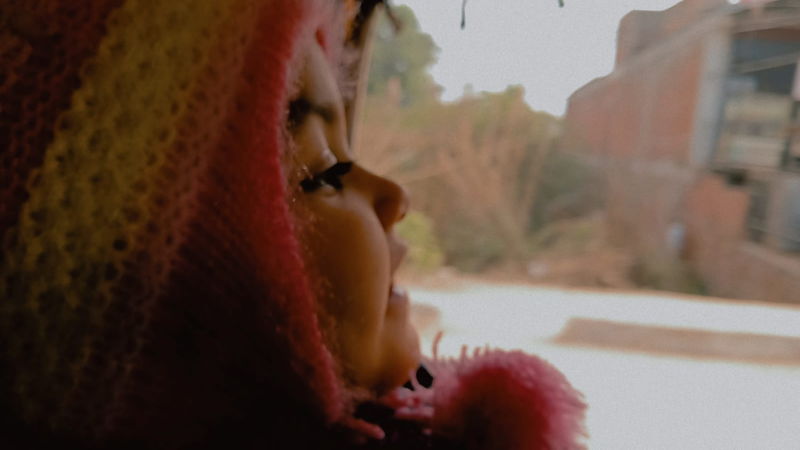
#> input picture selfCreatedHearts/img2.jpg, 1599 x 899 px (shown at 1/2 size)
$ python main.py
#> lines starting #> are read from the running program, lines starting #| are printed output that depends on the picture
#--------------------------------Requirements--------------------------------#
import cv2
import numpy as np
import os
#----------------------------------------------------------------------------#


#---------------------------------Parameters---------------------------------#

img_path = "img2.jpg" #path for the image

saturation_scale = 1.5

heart_template_path = 'assets/heart_small.jpg' #path for heart template
heart_img_size = 40 #px Change when you changed the hearts in assets
hsize_multiple = 1 # Increse this if you wanna Zoom the hearts (not necessary)

factor_pixelation = 10 # lesser the pixelation greter the time smaller the hearts

out_rescaling = 0.5 # Increase to make out-image blurry (small size)

#----------------------------------------------------------------------------#


#----------------------------------Main Code----------------------------------#

img = cv2.imread(img_path)
#> img is the input picture: shape (899, 1599, 3); mean B, G, R 70.3, 82.6, 105
heart_img = cv2.imread(heart_template_path)
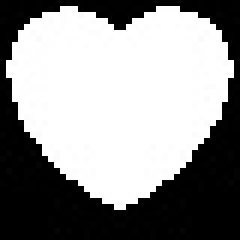
#> input picture selfCreatedHearts/assets/heart_small.jpg, 40 x 40 px (shown 6 times larger)
#> heart_img is the input picture: shape (40, 40, 3); min 0, max 255, mean 146.2

# Preprocessing the images
height, width = img.shape[:2]
#> height = 899; width = 1599
w, h = width//factor_pixelation, height//factor_pixelation
#> w = 159; h = 89
small = cv2.resize(img, (w, h), interpolation=cv2.INTER_LINEAR)
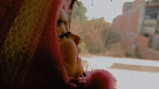
#> small: shape (89, 159, 3); mean B, G, R 70.3, 82.5, 104.9

hsize = heart_img_size * hsize_multiple

# Applying Saturation
hsv = cv2.cvtColor(small, cv2.COLOR_BGR2HSV)
#> hsv: shape (89, 159, 3); mean H, S, V 28.9, 123.9, 105.6
hsv[:, :, 1] = np.clip(hsv[:, :, 1] * saturation_scale, 0, 255)
#> hsv: shape (89, 159, 3); mean H, S, V 28.9, 161.7, 105.6
small = cv2.cvtColor(hsv, cv2.COLOR_HSV2BGR)
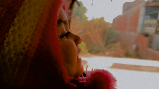
#> small: shape (89, 159, 3); mean B, G, R 58.8, 74.8, 104.5
#> (the run stopped early here; a loop or call above may not have finished)
